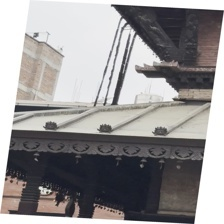
#> input picture dataset/final_dataset/train/bagh_bhairab/bagh_bhairab_aug_0018.jpg, 224 x 224 px
$ python -i augment_all_classes.py   (imports and definitions only)
#> lines starting #> are read from the running program, lines starting #| are printed output that depends on the picture
#> further down, picture is the input picture: PIL image 224x224 RGB; mean R, G, B 148.6, 146.4, 147.1
from pathlib import Path
from PIL import Image, ImageEnhance, ImageFilter
import random

# [1 line not run here, left out]

TRAIN_ROOT = Path("dataset/final_dataset/train")

IMAGE_EXTENSIONS = (".jpg", ".jpeg", ".png", ".webp")

# Target number of training images per class
TARGET_IMAGES = 180


def augment_image(img):
    img = img.convert("RGB")

    # Brightness
    if random.random() < 0.7:
        img = ImageEnhance.Brightness(img).enhance(
            random.uniform(0.75, 1.25)
        )

    # Contrast
    if random.random() < 0.7:
        img = ImageEnhance.Contrast(img).enhance(
            random.uniform(0.8, 1.3)
        )

    # Small rotation
    if random.random() < 0.6:
        angle = random.uniform(-15, 15)
        img = img.rotate(
            angle,
            expand=True,
            fillcolor=(255, 255, 255)
        )
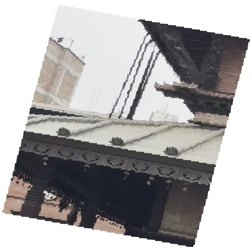
#> img: PIL image 252x252 RGB; mean R, G, B 170.9, 169.2, 169.7

    # Slight blur
    if random.random() < 0.25:
        img = img.filter(
            ImageFilter.GaussianBlur(
                radius=random.uniform(0.3, 1.0)
            )
        )

    # Resize back
    img = img.resize(
        (224, 224),
        Image.Resampling.LANCZOS
    )
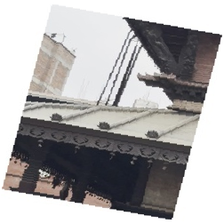
#> img: PIL image 224x224 RGB; mean R, G, B 170.9, 169.2, 169.7

    return img


total_created = 0

# [60 lines not run here, left out]

>>> from PIL import Image
>>> picture = Image.open('../dataset/final_dataset/train/bagh_bhairab/bagh_bhairab_aug_0018.jpg')
>>> result = augment_image(picture)

$ run again, on dataset/final_dataset/train/bhaktapur_durbar/bhaktapur_durbar_aug_0023.jpg
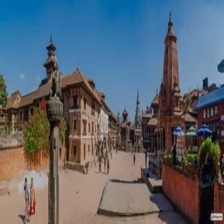
#> input picture dataset/final_dataset/train/bhaktapur_durbar/bhaktapur_durbar_aug_0023.jpg, 224 x 224 px
#> picture is the input picture: PIL image 224x224 RGB; mean R, G, B 90.6, 100.7, 111
#> in augment_image, `img = img.rotate( angle, expand=True, fillcolor=(255, 255, 255) )`:
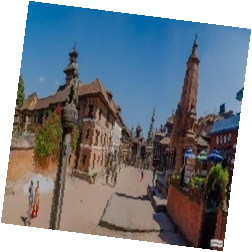
#> img: PIL image 252x252 RGB; mean R, G, B 125.1, 133.1, 141.2
#> in augment_image, `img = img.resize( (224, 224), Image.Resampling.LANCZOS )`:
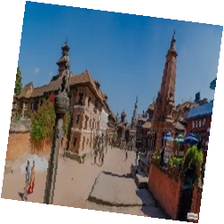
#> img: PIL image 224x224 RGB; mean R, G, B 125, 133, 141.1

$ run again, on dataset/final_dataset/train/bhaktapur_durbar/bhaktapur_durbar_aug_0035.jpg
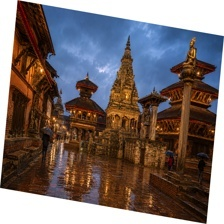
#> input picture dataset/final_dataset/train/bhaktapur_durbar/bhaktapur_durbar_aug_0035.jpg, 224 x 224 px
#> picture is the input picture: PIL image 224x224 RGB; mean R, G, B 117.4, 105.9, 104.9
#> in augment_image, `img = img.rotate( angle, expand=True, fillcolor=(255, 255, 255) )`:
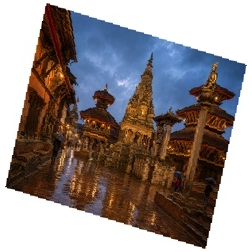
#> img: PIL image 252x252 RGB; mean R, G, B 146.3, 137.2, 136.5
#> in augment_image, `img = img.resize( (224, 224), Image.Resampling.LANCZOS )`:
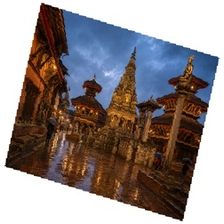
#> img: PIL image 224x224 RGB; mean R, G, B 146.2, 137.1, 136.5

$ run again, on dataset/final_dataset/train/boudhanath/boudhanath_aug_0026.jpg
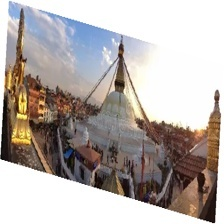
#> input picture dataset/final_dataset/train/boudhanath/boudhanath_aug_0026.jpg, 224 x 224 px
#> picture is the input picture: PIL image 224x224 RGB; mean R, G, B 180.4, 172.6, 168.8
#> in augment_image, `img = img.rotate( angle, expand=True, fillcolor=(255, 255, 255) )`:
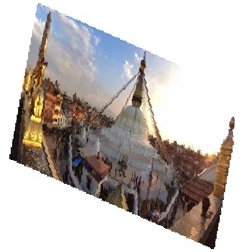
#> img: PIL image 252x252 RGB; mean R, G, B 196.1, 189.9, 186.9
#> in augment_image, `img = img.resize( (224, 224), Image.Resampling.LANCZOS )`:
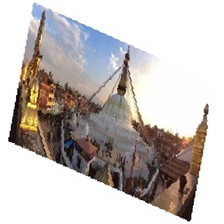
#> img: PIL image 224x224 RGB; mean R, G, B 196, 189.8, 186.9
